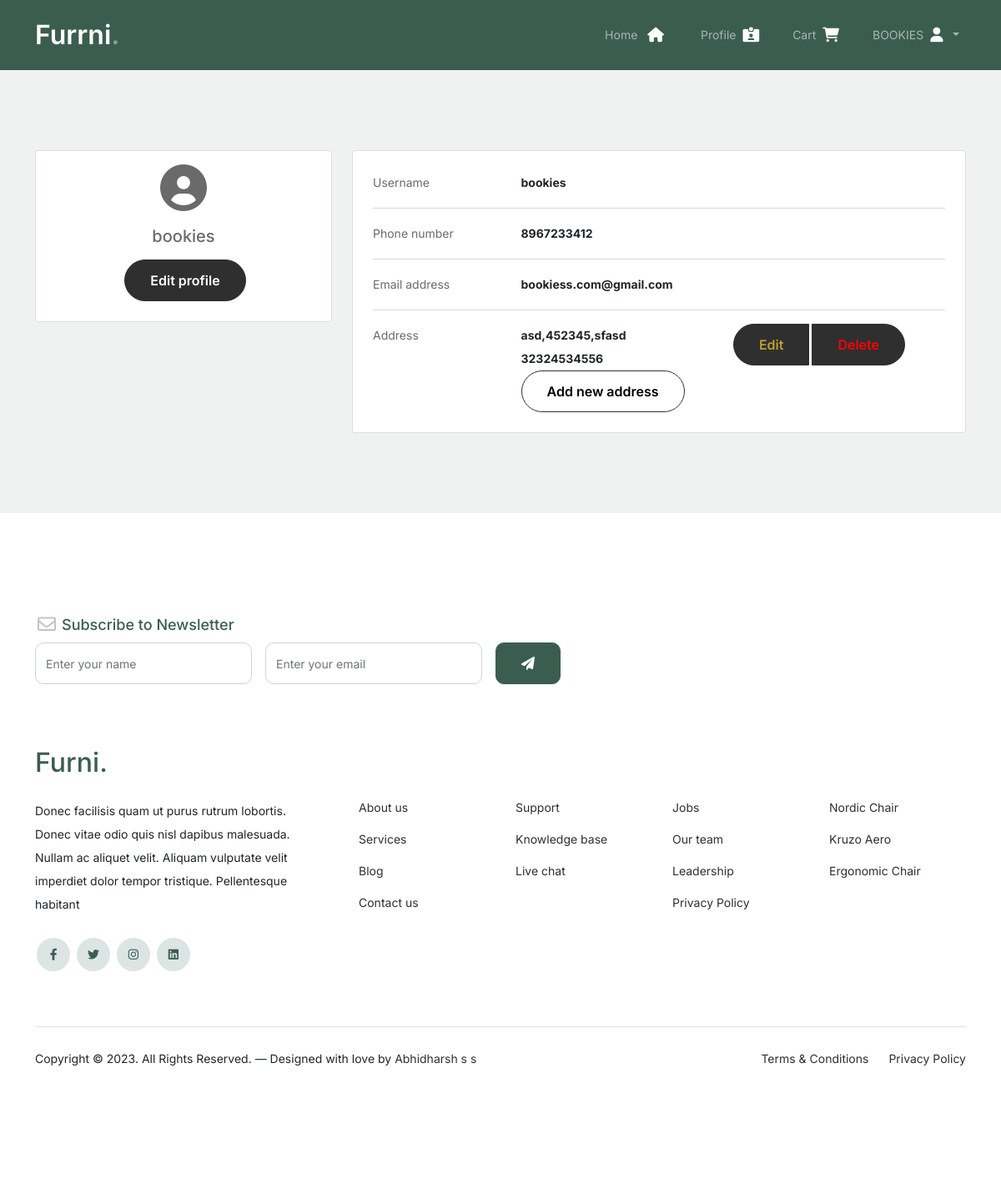
The app's page /profile (signed in) with its own data.
### project/models.py (models this page shows)
class user(models.Model):
    userid = models.AutoField(primary_key=True)
    email = models.EmailField('email',max_length=40)
    username = models.CharField('username',max_length=30)
    password = models.CharField('password',max_length=30)
    phone = models.CharField('phone',max_length=10)
    role = models.CharField('role',max_length=20)
    status = models.CharField('status',max_length=20)

class address(models.Model):
    addressid = models.AutoField(primary_key=True)
    user = models.ForeignKey(user,on_delete=models.CASCADE,null=False)
    firstname = models.CharField('firstname',max_length=20)
    lastname = models.CharField('lastname',max_length=20)
    street = models.CharField('street',max_length=100)
    state = models.CharField('state',max_length=30)
    postalcode = models.CharField('postalcode',max_length=10)
    mail = models.EmailField('mail',max_length=30)
    phone = models.CharField('phone',max_length=30)

### project/views.py (the view)
# urls.py: path('profile',views.profile,name='profile'),
def profile(request):
    if 'username' in request.session:
        try:
            id = request.session['id']
        except Exception as identifier:
            messages.error(request, 'User not found')
            return redirect('userlogin')
        data = usr.objects.get(userid=id)
        dataa = add.objects.filter(user=data).all()
        return render(request, 'profile.html', {'d': data, 'dataa': dataa})
    else:
        return redirect('userlogin')

### project/templates/profile.html (shortened to what this page needs)
{% extends 'user.html' %}
{% load static %}
{% block content %}
<section class="mb-5">
    <div class="container py-5">
        <div class="row mt-5">
            <div class="col-lg-4">
                <div class="card">
                    <div class="card-body text-center">
                        <i class="fas fa-user-circle fa-4x" style="width: 150px;"></i>
                        <h5 class="my-3 mb-3">{{d.username}}</h5>
                        <div class="d-flex justify-content-center mb-2">
                            <button type="button" class="btn btn-outline-primary ms-1" data-bs-toggle="modal"
                                data-bs-target="#edits-{{d.userid}}">Edit profile</button>
                        </div>
                    </div>
                </div>
            </div>
            <div class="col-lg-8">
                <div class="card p-2">
                    <div class="card-body">
                        <div class="row">
                            <div class="col-sm-3">
                                <p class="mb-0">Username</p>
                            </div>
                            <div class="col-sm-9">
                                <p class="text-dark mb-0"><b>{{d.username}}</b></p>
                            </div>
                        </div>
                        <hr>
                        <div class="row">
                            <div class="col-sm-3">
                                <p class="mb-0">Phone number</p>
                            </div>
                            <div class="col-sm-9">
                                <p class="text-dark mb-0"><b>{{d.phone}}</b></p>
                            </div>
                        </div>
                        <hr>
                        <div class="row">
                            <div class="col-sm-3">
                                <p class="mb-0">Email address</p>
                            </div>
                            <div class="col-sm-9">
                                <p class="text-dark mb-0"><b>{{d.email}}</b></p>
                            </div>
                        </div>
                        <hr>
                        {% if not dataa %}
                        <div class="row">
                            <div class="col-sm-3">
                                <p class="mb-0">Address</p>
                            </div>
                            <div class="col-sm-9">
                                <p class="text-dark mb-0"><b>No address added yet</b></p>
                            </div>
                            <div class="col-sm-3">
                                <p class="mb-0"></p>
                            </div>
                            <div class="col-sm-9">
                                <button type="button" class="btn btn-light" data-bs-toggle="modal"
                                    style="background-color: white;color: black;" data-bs-target="#addaddress"
                                    data-bs-ripple-color="dark">Add new address</button>
                            </div>
                        </div>
                        {% else %}
                        <div class="row">
                            {% for d in dataa %}
                            {% if forloop.first %}
                            <div class="col-sm-3">
                                <p class="mb-0">Address</p>
                            </div>
                            {% else %}
                            <div class="col-sm-3">
                                <p class="mb-0"></p>
                            </div>
                            {% endif %}
                            <div class="col-sm-9 d-flex">
                                <div style="flex: auto;">
                                    <p class="text-dark mb-0"><b>{{d.street}},{{d.postalcode}},{{d.state}}</b></p>
                                    <p class="text-dark mb-0"><b>{{d.phone}}</b></p>
                                </div>
                                <div>
                                    <div class="btn-group me-5" role="group"
                                        aria-label="Button group with nested dropdown">
                                        <button type="button" class="btn btn-outline-warning"
                                            style="color: rgb(188, 162, 46);" data-bs-toggle="modal"
                                            data-bs-target="#edit-{{d.addressid}}">Edit</button>&nbsp;
                                        <button type="button" class="btn btn-outline-danger" style="color: red;"
                                            data-bs-toggle="modal"
                                            data-bs-target="#delete-{{d.addressid}}">Delete</button>
                                    </div>
                                </div>
                            </div>
                            {% endfor %}
                            <div class="col-sm-3">
                            </div>
                            <div class="col-sm-9">
                                <button type="button" class="btn" data-bs-toggle="modal"
                                    style="background-color: white;color: black;" data-bs-target="#addaddress"
                                    data-bs-ripple-color="dark">Add new address</button>
                            </div>
                        </div>
                        {% endif %}
                    </div>
                </div>
            </div>
        </div>
    </div>
</section>
{% endblock %}

### project/static/css/style.css (style rules this page uses)
body { overflow-x: hidden; position: relative; }
body { font-family: "Inter", sans-serif; font-weight: 400; line-height: 28px; color: #6a6a6a; font-size: 14px; background-color: #eff2f1; }
.btn { font-weight: 600; padding: 12px 30px; border-radius: 30px; color: #ffffff; background: #2f2f2f; border-color: #2f2f2f; }

### records on screen
user: username "bookies", phone "8967233412", email "bookiess.com@gmail.com"
address: street "asd", postalcode "452345", state "sfasd", phone "32324534556"

### other values on screen
{{ request.session.username }} "BOOKIES"
